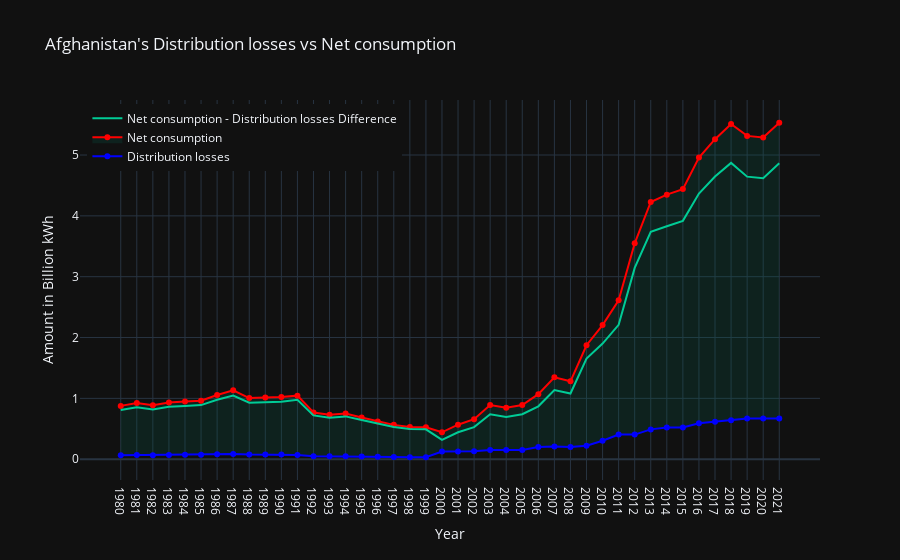

Source (notebook cell):
### Code cell
import plotly.graph_objects as go

def visualize_country_data_difference(country: str, data_type1: str, data_type2: str):
    timeline = new_df[new_df["Country"] == country].copy()
    data_type1 = data_type1.lower()
    data_type2 = data_type2.lower()
    
    # Capitalize the labels
    data_type1_label = data_type1.capitalize()
    data_type2_label = data_type2.capitalize()
    
    # Calculate the difference between data_type1 and data_type2
    difference = timeline[data_type2] - timeline[data_type1]
    timeline["difference"] = difference
    
    fig = go.Figure()
    
    # Add lines for data_type1 and data_type2
    fig.add_trace(go.Scatter(x=timeline["Year"], y=timeline[data_type1],
                             mode='lines+markers', name=data_type1_label,
                             hoverinfo='x+y', line=dict(color='blue'),
                             hovertemplate='%{y}'))
    
    fig.add_trace(go.Scatter(x=timeline["Year"], y=timeline[data_type2],
                             mode='lines+markers', fill='tonexty', fillcolor='rgba(0,100,80,0.2)',
                             name=data_type2_label, hoverinfo='x+y', line=dict(color='red'),
                             hovertemplate='%{y}'))
    
    # Add area for the difference
    fig.add_trace(go.Scatter(x=timeline["Year"], y=difference,
                             mode='lines', name=f'{data_type2_label} - {data_type1_label} Difference',
                             hoverinfo='x+y', hovertemplate='%{y}'))
    
    fig.update_layout(title=f"{country}'s {data_type1_label} vs {data_type2_label}",
                      xaxis_title='Year',
                      yaxis_title='Amount in Billion kWh',
                      legend=dict(yanchor="top", y=0.99, xanchor="left", x=0.01),
                      xaxis=dict(tickmode='linear', tick0=1980, dtick=1),
                      hovermode='x unified')
    
    return fig

visualize_country_data_difference("Afghanistan", "distribution losses", "net consumption")

### Figure 1 — Plotly figure (JSON) as saved in the notebook; plotly's stock layout.template omitted (floating-point values rounded to 4 significant figures)
{"data": [{"hoverinfo": "x+y", "hovertemplate": "%{y}", "line": {"color": "blue"}, "mode": "lines+markers", "name": "Distribution losses", "type": "scatter", "x": ["1980", "1981", "1982", "1983", "1984", "1985", "1986", "1987", "1988", "1989", "1990", "1991", "1992", "1993", "1994", "1995", "1996", "1997", "1998", "1999", "2000", "2001", "2002", "2003", "2004", "2005", "2006", "2007", "2008", "2009", "2010", "2011", "2012", "2013", "2014", "2015", "2016", "2017", "2018", "2019", "2020", "2021"], "y": [0.06594, 0.06944, 0.06664, 0.07, 0.07133, 0.07238, 0.07945, 0.08526, 0.0756, 0.07623, 0.07686, 0.06923, 0.04795, 0.04739, 0.04683, 0.04256, 0.03843, 0.03493, 0.0322, 0.03185, 0.125, 0.125, 0.13, 0.15, 0.15, 0.15, 0.2, 0.21, 0.2, 0.22, 0.304, 0.404, 0.404, 0.49, 0.52, 0.522, 0.59, 0.615, 0.64, 0.67, 0.67, 0.6669]}, {"fill": "tonexty", "fillcolor": "rgba(0,100,80,0.2)", "hoverinfo": "x+y", "hovertemplate": "%{y}", "line": {"color": "red"}, "mode": "lines+markers", "name": "Net consumption", "type": "scatter", "x": ["1980", "1981", "1982", "1983", "1984", "1985", "1986", "1987", "1988", "1989", "1990", "1991", "1992", "1993", "1994", "1995", "1996", "1997", "1998", "1999", "2000", "2001", "2002", "2003", "2004", "2005", "2006", "2007", "2008", "2009", "2010", "2011", "2012", "2013", "2014", "2015", "2016", "2017", "2018", "2019", "2020", "2021"], "y": [0.8761, 0.9226, 0.8854, 0.93, 0.9477, 0.9616, 1.056, 1.133, 1.004, 1.013, 1.021, 1.045, 0.7681, 0.7296, 0.7502, 0.6854, 0.6206, 0.5641, 0.5278, 0.5232, 0.442, 0.567, 0.657, 0.889, 0.844, 0.889, 1.069, 1.345, 1.28, 1.873, 2.204, 2.613, 3.549, 4.228, 4.349, 4.44, 4.958, 5.261, 5.511, 5.315, 5.289, 5.531]}, {"hoverinfo": "x+y", "hovertemplate": "%{y}", "mode": "lines", "name": "Net consumption - Distribution losses Difference", "type": "scatter", "x": ["1980", "1981", "1982", "1983", "1984", "1985", "1986", "1987", "1988", "1989", "1990", "1991", "1992", "1993", "1994", "1995", "1996", "1997", "1998", "1999", "2000", "2001", "2002", "2003", "2004", "2005", "2006", "2007", "2008", "2009", "2010", "2011", "2012", "2013", "2014", "2015", "2016", "2017", "2018", "2019", "2020", "2021"], "y": [0.8101, 0.8531, 0.8187, 0.86, 0.8763, 0.8892, 0.9761, 1.047, 0.9288, 0.9365, 0.9443, 0.9755, 0.7201, 0.6822, 0.7033, 0.6429, 0.5821, 0.5291, 0.4956, 0.4913, 0.317, 0.442, 0.527, 0.739, 0.694, 0.739, 0.869, 1.135, 1.08, 1.653, 1.9, 2.209, 3.145, 3.738, 3.829, 3.918, 4.368, 4.646, 4.871, 4.645, 4.619, 4.864]}], "layout": {"hovermode": "x unified", "legend": {"x": 0.01, "xanchor": "left", "y": 0.99, "yanchor": "top"}, "title": {"text": "Afghanistan's Distribution losses vs Net consumption"}, "xaxis": {"dtick": 1, "tick0": 1980, "tickmode": "linear", "title": {"text": "Year"}}, "yaxis": {"title": {"text": "Amount in Billion kWh"}}}}
